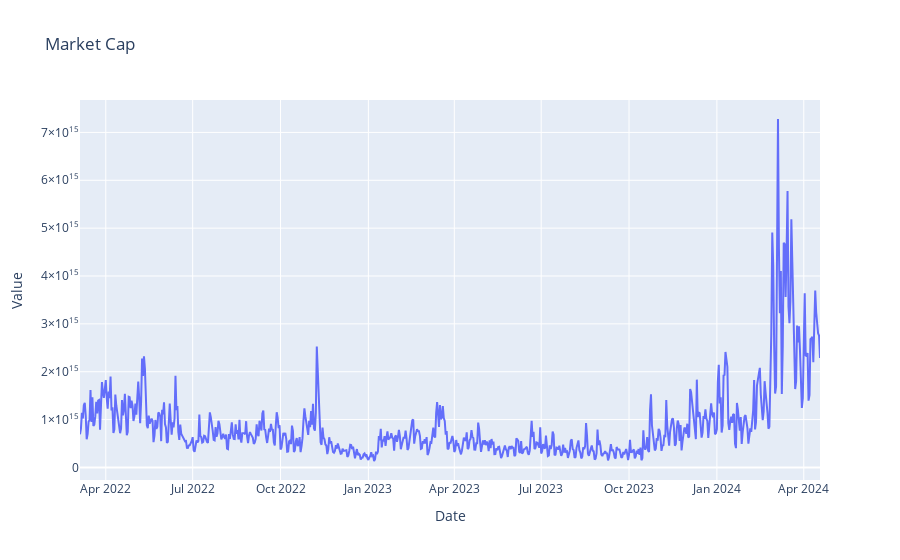

Source (notebook cell):
### Code cell
px.line(x=market_cap['Date'],y=market_cap['total'],title='Market Cap',labels={'x':'Date','y':'Value'})

### Figure 1 — Plotly figure (JSON) as saved in the notebook; plotly's stock layout.template omitted (floating-point values rounded to 4 significant figures; data arrays with more than 128 entries replaced by an {"elided": "..."} marker saying what was removed)
{"data": [{"hovertemplate": "Date=%{x}<br>Value=%{y}<extra></extra>", "legendgroup": "", "line": {"color": "#636efa", "dash": "solid"}, "marker": {"symbol": "circle"}, "mode": "lines", "name": "", "orientation": "v", "showlegend": false, "type": "scatter", "x": {"elided": "776 str values"}, "xaxis": "x", "y": {"elided": "776 float values"}, "yaxis": "y"}], "layout": {"legend": {"tracegroupgap": 0}, "title": {"text": "Market Cap"}, "xaxis": {"anchor": "y", "domain": [0, 1], "title": {"text": "Date"}}, "yaxis": {"anchor": "x", "domain": [0, 1], "title": {"text": "Value"}}}}
